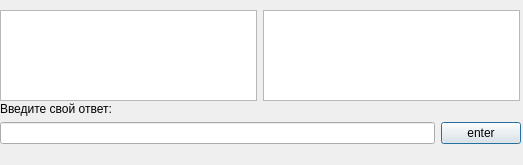
<?xml version="1.0" encoding="UTF-8"?>
<ui version="4.0">
 <class>Dialog</class>
 <widget class="QDialog" name="Dialog">
  <property name="geometry">
   <rect>
    <x>0</x>
    <y>0</y>
    <width>523</width>
    <height>165</height>
   </rect>
  </property>
  <property name="windowTitle">
   <string>Task</string>
  </property>
  <widget class="QWidget" name="layoutWidget">
   <property name="geometry">
    <rect>
     <x>0</x>
     <y>120</y>
     <width>521</width>
     <height>27</height>
    </rect>
   </property>
   <layout class="QHBoxLayout" name="horizontalLayout">
    <item>
     <widget class="QLineEdit" name="InputLine"/>
    </item>
    <item>
     <widget class="QPushButton" name="enterButton">
      <property name="text">
       <string>enter</string>
      </property>
     </widget>
    </item>
   </layout>
  </widget>
  <widget class="QWidget" name="layoutWidget">
   <property name="geometry">
    <rect>
     <x>0</x>
     <y>10</y>
     <width>520</width>
     <height>91</height>
    </rect>
   </property>
   <layout class="QHBoxLayout" name="horizontalLayout_2">
    <item>
     <widget class="QTextBrowser" name="taskText"/>
    </item>
    <item>
     <widget class="QTableWidget" name="freqTableWidget">
      <property name="editTriggers">
       <set>QAbstractItemView::NoEditTriggers</set>
      </property>
     </widget>
    </item>
   </layout>
  </widget>
  <widget class="QLabel" name="label">
   <property name="geometry">
    <rect>
     <x>0</x>
     <y>100</y>
     <width>161</width>
     <height>17</height>
    </rect>
   </property>
   <property name="text">
    <string>Введите свой ответ:</string>
   </property>
  </widget>
 </widget>
 <resources/>
 <connections/>
</ui>
